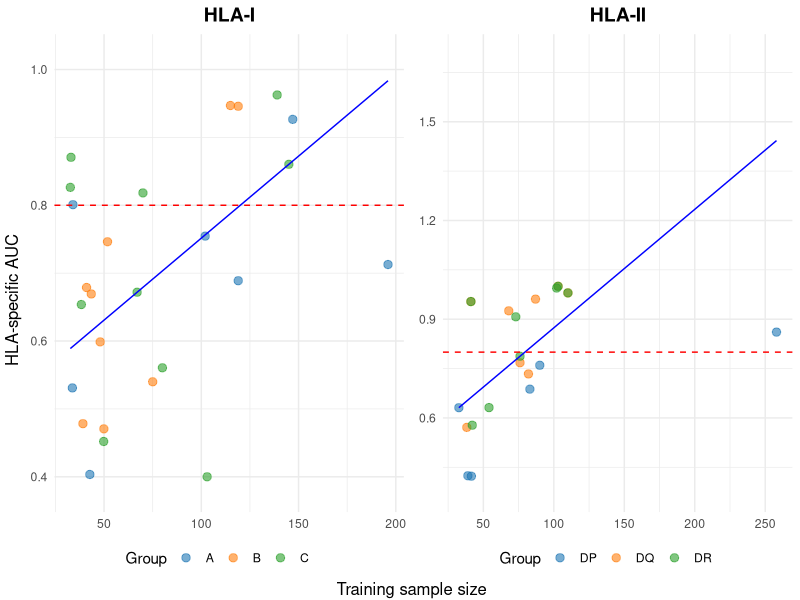

R code for this plot:
library(ggplot2)
library(dplyr)
library(ggrepel)
library(gridExtra)
library(grid)
library(quantreg)
library(readxl)


get_legend <- function(my_plot) {
  tmp <- ggplot_gtable(ggplot_build(my_plot))
  leg <- which(sapply(tmp$grobs, function(x) x$name) == "guide-box")
  legend <- tmp$grobs[[leg]]
  return(legend)
}

df1 = read_excel("../../codes/result_tables/Table_S1.xlsx", sheet = "HLA I")
df2 = read_excel("../../codes/result_tables/Table_S1.xlsx", sheet = "HLA II")

baseline = 0.9163461538461538
colors_ <- c("#1f77b4", "#ff7f0e", "#2ca02c")



df_hla_names = read.csv("../../codes/intermediate_files/complete_HLA_rownames.csv",
                        header=TRUE)
hla_names = df_hla_names$HLA_name

#######################
### regression plot ###
#######################

# keep the outlier
# df2 = df2 %>% filter(specific_training_size < 200) 
HLAI_fit <- rq(specific_AUC ~ specific_training_size, data = df1, tau = 0.5)
HLAII_fit = rq(specific_AUC ~ specific_training_size, data = df2, tau = 0.5)
df1$regression_pred = predict(HLAI_fit)
df2$regression_pred = predict(HLAII_fit)


reg1 = ggplot(df1, aes(x = specific_training_size, y = specific_AUC, color = HLA_group)) +
  geom_point(size=2.5, alpha = 0.6, show.legend = T) +
  geom_line(aes(y = regression_pred), color = "blue") + # Fitted quantile regression line
  geom_hline(yintercept = 0.80,linetype = "dashed", color = "red") +
  scale_color_manual(name = "Group", values = colors_) +
  ylim(0.38, 1.02) +
  theme_minimal()+
  theme(axis.title.x = element_blank(),
        axis.title.y = element_blank(),
        legend.position = "bottom",
        legend.box = "horizontal",
        legend.spacing.y = unit(0.01, "mm") ) +
  guides(color = guide_legend(nrow = 1), 
         size = guide_legend(nrow = 1))


reg2 = ggplot(df2, aes(x = specific_training_size, y = specific_AUC, color = HLA_group)) +
  geom_point(size=2.5, alpha = 0.6, show.legend = T) +
  geom_line(aes(y = regression_pred), color = "blue") + # Fitted quantile regression line
  geom_hline(yintercept = 0.8,linetype = "dashed", color = "red") +
  scale_color_manual(name = "Group", values = colors_) +
  ylim(0.38, 1.7) +
  theme_minimal()+
  theme(axis.title.x = element_blank(),
        axis.title.y = element_blank(),
        legend.position = "bottom",
        legend.box = "vertical",
        legend.spacing.y = unit(0.01, "mm") ) +
  guides(color = guide_legend(nrow = 1), 
         size = guide_legend(nrow = 1))


legend1 <- get_legend(reg1)
legend2 <- get_legend(reg2)

reg1 <- reg1 + ggtitle("HLA-I") +  theme(legend.position = "none", plot.title = element_text(size=14, face="bold", hjust = 0.5)) 
reg2 <- reg2 +  ggtitle("HLA-II") + theme(legend.position = "none", plot.title = element_text(size=14, face="bold", hjust = 0.5)) 

pdf("supplementary_figure1_panels/Supplementary_Fig1.pdf", width = 4.8, height = 3.2)
grid.arrange(
  arrangeGrob(
    reg1, reg2,
    legend1,legend2,
    nrow=2,
    heights = c(56, 4) # Adjust heights to allocate space for the legend
  ),
  bottom = textGrob("Training sample size", gp = gpar(fontsize = 12)),
  left = textGrob("HLA-specific AUC", rot = 90, gp = gpar(fontsize = 12))
)
dev.off()


sessionInfo()
q(save = "no")


